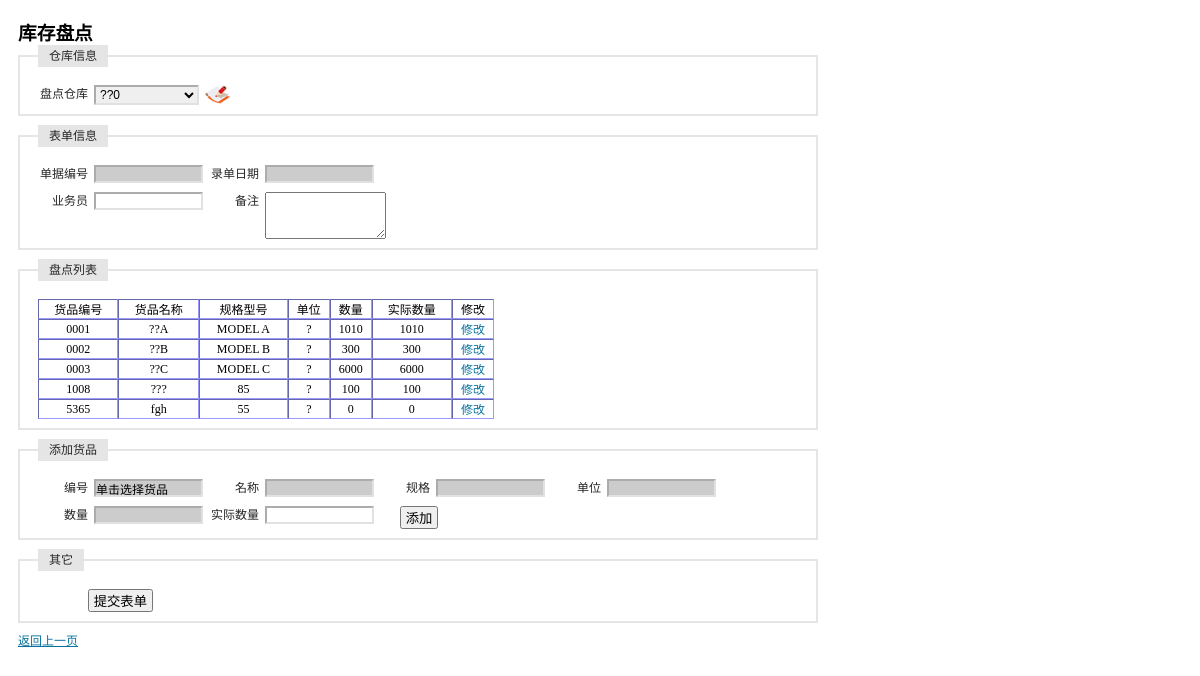
Page /receipt_check/receipt_check.php (signed in) on the committed database.
### tables this page shows
CREATE TABLE `table_warehouse_0000` (
  `id` varchar(8) NOT NULL,
  `num` int(4) default NULL,
  PRIMARY KEY  (`id`)
);

CREATE TABLE `tb_product` (
  `id` int(4) NOT NULL auto_increment,
  `maintype` varchar(20) NOT NULL,
  `subtype` varchar(20) NOT NULL,
  `name` varchar(20) NOT NULL,
  `encode` varchar(20) NOT NULL,
  `barcode` varchar(20) NOT NULL,
  `size` varchar(20) NOT NULL,
  `unit` varchar(10) NOT NULL,
  `upperlimit` int(4) NOT NULL,
  `lowerlimit` int(4) NOT NULL,
  `inprice` int(4) NOT NULL,
  `outprice` int(4) NOT NULL,
  `tupian` varchar(100) NOT NULL,
  `jianjie` mediumtext NOT NULL,
  `addtime` varchar(20) NOT NULL,
  PRIMARY KEY  (`id`,`encode`,`barcode`)
);

### receipt_check/receipt_check.php (the view, shortened to what this page needs)
<?php
    $warehouse = $_GET[warehouse];
    $query = "select * from table_warehouse order by name";
    $result_warehouse = mysql_query($query);
    if($warehouse=='')
        $warehouse='0000';
    $query = "select * from table_warehouse_$warehouse order by id asc";
    $result_item = mysql_query($query);
?>
<!DOCTYPE html PUBLIC "-//W3C//DTD XHTML 1.0 Transitional//EN" "http://www.w3.org/TR/xhtml1/DTD/xhtml1-transitional.dtd">
<html xmlns="http://www.w3.org/1999/xhtml">
<head>
</head>
<link rel="stylesheet" type="text/css" href="../css/iframe.css" media="screen" />
<body style="width:800px">
<form id="item_in" name="item_in" method="post" action="receipt_check_bg.php" onsubmit=" return checkForm()">
  <h3>库存盘点</h3>
  <fieldset>
  <legend>仓库信息</legend>
  <label>盘点仓库</label>
  <select id="left" name="warehouse" onchange="location.href='receipt_check.php?warehouse='+this.value">
    <?php
    while($RS = mysql_fetch_array($result_warehouse))
        if($warehouse == $RS[id])
            echo "<option value='$RS[id]' selected>$RS[name]</option>";
        else
            echo "<option value='$RS[id]'>$RS[name]</option>";
    ?>
  </select>
  <a href="/wms/basic/warehouse/warehouse_show.php" target="_self"><img src="/wms/image/delete.gif" alt="仓库管理" width="25" height="19" border="0"/></a>
  </fieldset>
  <fieldset>
  <legend>表单信息</legend>
  <label>单据编号</label>
  <input id="id" name="id" type="text" onkeyup="value=value.replace(/[^\d]/g,'')" style="background-color:#CCCCCC" readonly/>
  <label>录单日期</label>
  <input name="date" type="text" id="control_date" style="background-color:#CCCCCC" onclick="new Calendar().show(this);"  maxlength="10" readonly/>
  <p>&nbsp;</p>
  <label>业务员</label>
  <input id="yewuyuan" name="yewuyuan" type="text" />
  <label>备注</label>
  <textarea name="remark" cols="13" rows="3" onkeyup="if(this.innerHTML.length>50) this.innerHTML=this.innerHTML.substr(0,50)"></textarea>
  </fieldset>
  <fieldset>
  <legend>盘点列表</legend>
  <table id="item_list" width="60%" border="1" cellspacing="0" cellpadding="5" style="font-size:12px; border:thin; border-color:#9999FF ">
    <tr align="center">
      <td>货品编号</td>
      <td>货品名称</td>
      <td>规格型号</td>
      <td>单位</td>
      <td>数量</td>
      <td>实际数量</td>
      <td>修改</td>
    </tr>
    <?php
    while($RS = mysql_fetch_array($result_item)){
        echo "<tr align='center'>";
        echo "<td>$RS[id]</td>";
        if(1){
            $query = "select * from tb_product where encode = '$RS[id]'";
            $result_iteminfo = mysql_query($query);
            $RS2 = mysql_fetch_array($result_iteminfo);
            echo "<td>$RS2[name]</td>";
            echo "<td>$RS2[size]</td>";
            echo "<td>$RS2[unit]</td>";
        }
        else{
            echo "<td></td>";
            echo "<td></td>";
            echo "<td></td>";
        }
        echo "<td>$RS[num]</td>";
        echo "<td>$RS[num]</td>";
        echo "<td><a onclick='editRow(this)'>修改</a></td>";
        echo "</tr>";
    }
    ?>
  </table>
  </fieldset>
  <fieldset>
  <legend>添加货品</legend>
  <label>编号</label>
  <input id="item_id" name="item_id" type="text" value="单击选择货品" size="10" style="background-color:#CCCCCC" readonly />
  <label>名称</label>
  <input id="item_name" name="item_name" type="text" size="5" style="background-color:#CCCCCC" readonly />
  <label>规格</label>
  <input id="item_model" name="item_model" type="text" size="5" style="background-color:#CCCCCC" readonly />
  <label>单位</label>
  <input id="item_unit" name="item_unit" type="text" size="5" style="background-color:#CCCCCC" readonly />
  <p>&nbsp;</p>
  <label>数量</label>
  <input name="item_num" type="text" id="item_num" onkeyup="value=value.replace(/[^\d]/g,'');" maxlength="4" style="background-color:#CCCCCC" readonly/>
  <label>实际数量</label>
  <input name="real_num" type="text" id="real_num" onkeyup="value=value.replace(/[^\d]/g,'');" maxlength="4" />
  <button type="button" onclick="if(checkInput()==true) addRow();">&nbsp;添加&nbsp;</button>
  </fieldset>
  <fieldset>
  <legend>其它</legend>
  <button type="submit" style="margin-left:50px">&nbsp;提交表单&nbsp;</button>
  </fieldset>
</form>
<p><a href="../basic/company/company_show.php">返回上一页</a></p>
</body>
</html>

### css/iframe.css (style rules this page uses)
* { margin: 0; padding: 0; }
body { background: #FFF; padding: 18px; }
a { color: #09719D; cursor: pointer; }
form fieldset { border: #E5E5E5 2px solid; clear: both; margin-bottom: 9px; overflow: hidden; padding: 9px 18px; }
form input, form select { border-color: #ACACAC #E1E1E1 #E1E1E1 #ACACAC; border-style: solid; border-width: 2px; float: left; font-size:12px; margin-right: 6px; width: 105px; }
form label { color: #262626; font: normal 12px/18px Arial, sans-serif; float: left; margin-right: 6px; text-align: right; width: 50px; }
form legend { background: #E5E5E5; color: #262626; font: normal 12px/18px Arial, sans-serif; margin-bottom: 9px; padding: 2px 11px; }
form button { margin-left: 20px; }
p { color: #666; font: normal 12px/18px Arial, sans-serif; margin-bottom: 9px; }

### rows in the picture
table_warehouse_0000: id "0001", tb_product.name "??A", tb_product.size "MODEL A", tb_product.unit "?", num "1010"
table_warehouse_0000: id "0002", tb_product.name "??B", tb_product.size "MODEL B", tb_product.unit "?", num "300"
table_warehouse_0000: id "0003", tb_product.name "??C", tb_product.size "MODEL C", tb_product.unit "?", num "6000"
table_warehouse_0000: id "1008", tb_product.name "???", tb_product.size "85", tb_product.unit "?", num "100"
table_warehouse_0000: id "5365", tb_product.name "fgh", tb_product.size "55", tb_product.unit "?", num "0"

### other values in the picture
form field warehouse "??0"
